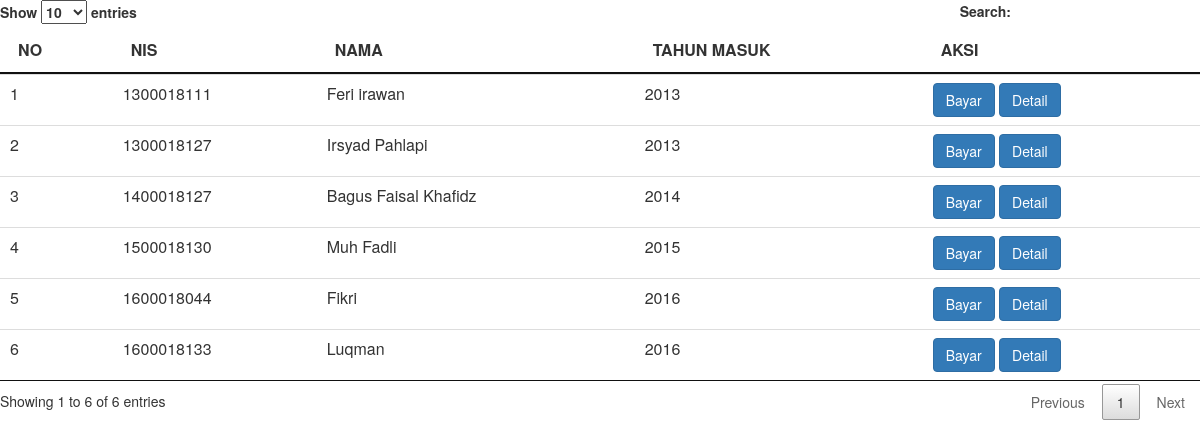
The page /inspp.php on the database its author committed.
### tables this page shows
CREATE TABLE `user` (
  `NIS` varchar(10) NOT NULL,
  `id_setting` int(11) NOT NULL,
  `NAMA` varchar(20) NOT NULL,
  `password` varchar(10) NOT NULL
);

CREATE TABLE `setting` (
  `id_setting` int(11) NOT NULL,
  `tagihan` int(11) NOT NULL
);

### inspp.php (the view, shortened to what this page needs)
  <?php
  include "./asset/import.php";
   ?>
<!DOCTYPE html>
<html>
<head>
 <link rel="stylesheet" type="text/css" href="./asset/data_tables.css">
</head>
<body>
        <table class="table table-hover" id="data_siswa">
  <thead>
    <tr>
      <th>NO</th>
      <th>NIS</th>
      <th>NAMA</th>
      <th>TAHUN MASUK</th>
      <th>AKSI</th>
    </tr>
  </thead>
  <tbody>
  <?php
 include "./asset/koneksi.php";
    $query="SELECT  a.NIS, a.NAMA, b.id_setting FROM user a, setting b where a.id_setting = b.id_setting  ";
    $result = mysqli_query($koneksi,$query) or die(mysqli_error());
    $no=1;
  while($row = mysqli_fetch_object($result)){
    ?>
  <tr>
    <td><?php echo $no?></td>
      <td><?php echo $row -> NIS; ?></td>
      <td><?php echo $row -> NAMA;?></td>
      <td><?php echo $row -> id_setting;?></td>
      <td><a href="bayar.php?NIS=<?php echo $row -> NIS;?>" class="btn btn-primary" class="btn btn-primary" data-toggle="modal" data-target="#myModal">Bayar</a>
      <a href="detail.php?NIS=<?php echo $row -> NIS;?>" class="btn btn-primary">Detail</a></td>
    </tr>
    <?php
    $no++;
  }
  ?>
  </tbody>
</table>
</body>
</html>

### asset/import.php (shortened to what this page needs)
<link rel="stylesheet" type="text/css" href="asset/bootstrap.min.css">
    <link rel="stylesheet" type="text/css" href="asset/css/bootstrap-datepicker3.css">
<link rel="stylesheet" type="text/css" href="asset/css/bootstrap.min.css">

### asset/data_tables.css (style rules this page uses)
table.dataTable { width:100%;margin:0 auto;clear:both;border-collapse:separate;border-spacing:0 }
table.dataTable thead th,table.dataTable tfoot th { font-weight:bold }
table.dataTable thead th,table.dataTable thead td { padding:10px 18px;border-bottom:2px solid #111 }
table.dataTable thead .sorting,table.dataTable thead .sorting_asc,table.dataTable thead .sorting_desc { cursor:pointer;*cursor:hand }
table.dataTable thead .sorting,table.dataTable thead .sorting_asc,table.dataTable thead .sorting_desc,table.dataTable thead .sorting_asc_disabled,table.dataTable thead .sorting_desc_disabled { background-repeat:no-repeat;background-position:center right }
table.dataTable thead .sorting { background-image:url("../images/sort_both.png") }
table.dataTable thead .sorting_asc { background-image:url("../images/sort_asc.png") }
table.dataTable tbody tr { background-color:#ffffff }
table.dataTable tbody th,table.dataTable tbody td { padding:8px 10px }
table.dataTable.no-footer { border-bottom:1px solid #111 }
table.dataTable,table.dataTable th,table.dataTable td { -webkit-box-sizing:content-box;box-sizing:content-box }

### rows shown on the page
user: NIS "1300018111", NAMA "Feri irawan", id_setting.id_setting "2013"
user: NIS "1300018127", NAMA "Irsyad Pahlapi", id_setting.id_setting "2013"
user: NIS "1400018127", NAMA "Bagus Faisal Khafidz", id_setting.id_setting "2014"
user: NIS "1500018130", NAMA "Muh Fadli", id_setting.id_setting "2015"
user: NIS "1600018044", NAMA "Fikri", id_setting.id_setting "2016"
user: NIS "1600018133", NAMA "Luqman", id_setting.id_setting "2016"
